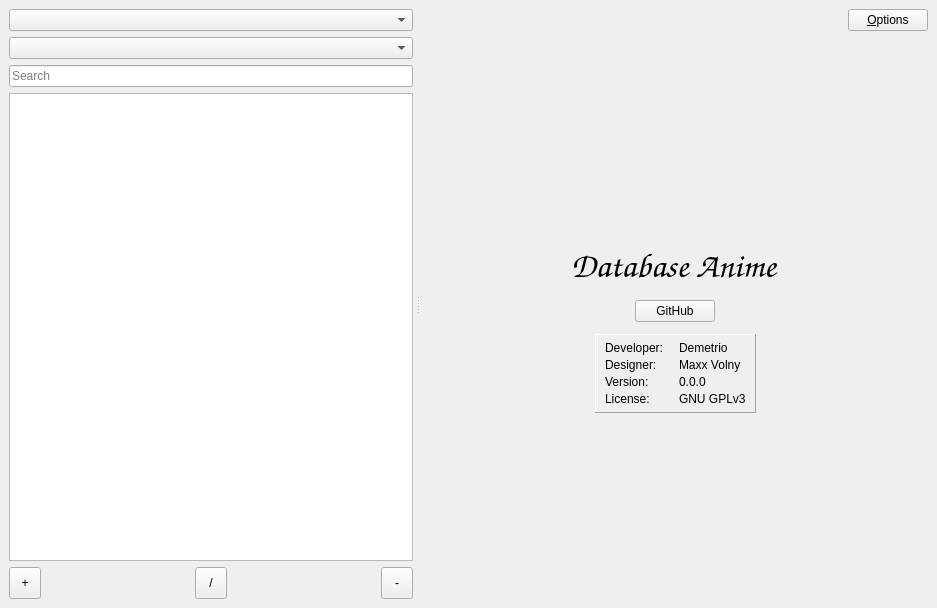
<?xml version="1.0" encoding="UTF-8"?>
<ui version="4.0">
 <class>MainWindow</class>
 <widget class="QMainWindow" name="MainWindow">
  <property name="geometry">
   <rect>
    <x>0</x>
    <y>0</y>
    <width>937</width>
    <height>608</height>
   </rect>
  </property>
  <property name="windowIcon">
   <iconset resource="resource.qrc">
    <normaloff>:/images/DBA_Icon.png</normaloff>:/images/DBA_Icon.png</iconset>
  </property>
  <property name="locale">
   <locale language="English" country="UnitedKingdom"/>
  </property>
  <property name="toolButtonStyle">
   <enum>Qt::ToolButtonIconOnly</enum>
  </property>
  <property name="tabShape">
   <enum>QTabWidget::Rounded</enum>
  </property>
  <property name="dockNestingEnabled">
   <bool>false</bool>
  </property>
  <property name="dockOptions">
   <set>QMainWindow::AnimatedDocks</set>
  </property>
  <widget class="QWidget" name="centralwidget">
   <layout class="QHBoxLayout" name="horizontalLayout">
    <item>
     <widget class="QSplitter" name="splitter">
      <property name="orientation">
       <enum>Qt::Horizontal</enum>
      </property>
      <property name="handleWidth">
       <number>9</number>
      </property>
      <widget class="QWidget" name="verticalLayoutWidget">
       <layout class="QVBoxLayout" name="verticalLayout_6">
        <property name="sizeConstraint">
         <enum>QLayout::SetDefaultConstraint</enum>
        </property>
        <item>
         <widget class="QComboBox" name="CB_Section">
          <property name="sizePolicy">
           <sizepolicy hsizetype="Preferred" vsizetype="Fixed">
            <horstretch>0</horstretch>
            <verstretch>0</verstretch>
           </sizepolicy>
          </property>
         </widget>
        </item>
        <item>
         <widget class="QComboBox" name="CB_Filter">
          <property name="sizePolicy">
           <sizepolicy hsizetype="Preferred" vsizetype="Fixed">
            <horstretch>0</horstretch>
            <verstretch>0</verstretch>
           </sizepolicy>
          </property>
         </widget>
        </item>
        <item>
         <widget class="QLineEdit" name="lineEdit_Search">
          <property name="sizePolicy">
           <sizepolicy hsizetype="Preferred" vsizetype="Fixed">
            <horstretch>0</horstretch>
            <verstretch>0</verstretch>
           </sizepolicy>
          </property>
          <property name="text">
           <string notr="true"/>
          </property>
          <property name="maxLength">
           <number>256</number>
          </property>
          <property name="frame">
           <bool>true</bool>
          </property>
          <property name="dragEnabled">
           <bool>true</bool>
          </property>
          <property name="placeholderText">
           <string>Search</string>
          </property>
          <property name="clearButtonEnabled">
           <bool>true</bool>
          </property>
         </widget>
        </item>
        <item>
         <widget class="QTreeView" name="TreeView_List">
          <attribute name="headerVisible">
           <bool>false</bool>
          </attribute>
         </widget>
        </item>
        <item>
         <layout class="QHBoxLayout" name="HLay_ToolBtn">
          <property name="sizeConstraint">
           <enum>QLayout::SetDefaultConstraint</enum>
          </property>
          <item>
           <widget class="QToolButton" name="TButton_Add">
            <property name="minimumSize">
             <size>
              <width>32</width>
              <height>32</height>
             </size>
            </property>
            <property name="toolTip">
             <string extracomment="Hint(toolTip) Button Add">Add</string>
            </property>
            <property name="text">
             <string notr="true" comment="Text on button add [unused]">+</string>
            </property>
            <property name="icon">
             <iconset resource="resource.qrc">
              <normaloff>:/images/list-add.png</normaloff>:/images/list-add.png</iconset>
            </property>
            <property name="shortcut">
             <string>Ctrl+A</string>
            </property>
           </widget>
          </item>
          <item>
           <spacer name="HSpacer_5">
            <property name="orientation">
             <enum>Qt::Horizontal</enum>
            </property>
            <property name="sizeType">
             <enum>QSizePolicy::Expanding</enum>
            </property>
            <property name="sizeHint" stdset="0">
             <size>
              <width>20</width>
              <height>20</height>
             </size>
            </property>
           </spacer>
          </item>
          <item>
           <widget class="QToolButton" name="TButton_Edit">
            <property name="minimumSize">
             <size>
              <width>32</width>
              <height>32</height>
             </size>
            </property>
            <property name="toolTip">
             <string extracomment="Hint(toolTip) Button Edit">Edit</string>
            </property>
            <property name="text">
             <string notr="true" comment="Text on button edit [unused]">/</string>
            </property>
            <property name="icon">
             <iconset resource="resource.qrc">
              <normaloff>:/images/edit.png</normaloff>:/images/edit.png</iconset>
            </property>
            <property name="shortcut">
             <string>Ctrl+E</string>
            </property>
           </widget>
          </item>
          <item>
           <spacer name="HSpacer_6">
            <property name="orientation">
             <enum>Qt::Horizontal</enum>
            </property>
            <property name="sizeType">
             <enum>QSizePolicy::Expanding</enum>
            </property>
            <property name="sizeHint" stdset="0">
             <size>
              <width>20</width>
              <height>20</height>
             </size>
            </property>
           </spacer>
          </item>
          <item>
           <widget class="QToolButton" name="TButton_Delete">
            <property name="minimumSize">
             <size>
              <width>32</width>
              <height>32</height>
             </size>
            </property>
            <property name="toolTip">
             <string extracomment="Hint(toolTip) Button Delete">Delete</string>
            </property>
            <property name="text">
             <string notr="true" comment="Text on button delete [unused]">-</string>
            </property>
            <property name="icon">
             <iconset resource="resource.qrc">
              <normaloff>:/images/list-remove.png</normaloff>:/images/list-remove.png</iconset>
            </property>
            <property name="shortcut">
             <string>Ctrl+D</string>
            </property>
           </widget>
          </item>
         </layout>
        </item>
       </layout>
      </widget>
      <widget class="QStackedWidget" name="stackedWidget">
       <property name="sizePolicy">
        <sizepolicy hsizetype="Preferred" vsizetype="Preferred">
         <horstretch>0</horstretch>
         <verstretch>0</verstretch>
        </sizepolicy>
       </property>
       <property name="baseSize">
        <size>
         <width>150</width>
         <height>0</height>
        </size>
       </property>
       <property name="styleSheet">
        <string notr="true"/>
       </property>
       <property name="frameShape">
        <enum>QFrame::NoFrame</enum>
       </property>
       <property name="currentIndex">
        <number>0</number>
       </property>
       <widget class="QWidget" name="StartPage">
        <layout class="QVBoxLayout" name="verticalLayout_2">
         <property name="leftMargin">
          <number>0</number>
         </property>
         <property name="topMargin">
          <number>0</number>
         </property>
         <property name="rightMargin">
          <number>0</number>
         </property>
         <property name="bottomMargin">
          <number>0</number>
         </property>
         <item>
          <layout class="QHBoxLayout" name="HLay_Options">
           <property name="sizeConstraint">
            <enum>QLayout::SetMinimumSize</enum>
           </property>
           <item>
            <spacer name="HSpacer_0">
             <property name="orientation">
              <enum>Qt::Horizontal</enum>
             </property>
             <property name="sizeType">
              <enum>QSizePolicy::MinimumExpanding</enum>
             </property>
             <property name="sizeHint" stdset="0">
              <size>
               <width>40</width>
               <height>20</height>
              </size>
             </property>
            </spacer>
           </item>
           <item>
            <widget class="QPushButton" name="PButton_Options">
             <property name="enabled">
              <bool>true</bool>
             </property>
             <property name="text">
              <string>&amp;Options</string>
             </property>
             <property name="icon">
              <iconset resource="resource.qrc">
               <normaloff>:/images/config.png</normaloff>:/images/config.png</iconset>
             </property>
             <property name="shortcut">
              <string>Ctrl+O</string>
             </property>
             <property name="checkable">
              <bool>false</bool>
             </property>
             <property name="default">
              <bool>false</bool>
             </property>
            </widget>
           </item>
          </layout>
         </item>
         <item>
          <spacer name="VSpacer_0">
           <property name="orientation">
            <enum>Qt::Vertical</enum>
           </property>
           <property name="sizeHint" stdset="0">
            <size>
             <width>20</width>
             <height>40</height>
            </size>
           </property>
          </spacer>
         </item>
         <item>
          <widget class="QLabel" name="Lbl_logo">
           <property name="enabled">
            <bool>true</bool>
           </property>
           <property name="autoFillBackground">
            <bool>false</bool>
           </property>
           <property name="styleSheet">
            <string notr="true"/>
           </property>
           <property name="frameShape">
            <enum>QFrame::NoFrame</enum>
           </property>
           <property name="frameShadow">
            <enum>QFrame::Plain</enum>
           </property>
           <property name="pixmap">
            <pixmap resource="resource.qrc">:/images/DBA_logo_m.png</pixmap>
           </property>
           <property name="alignment">
            <set>Qt::AlignCenter</set>
           </property>
          </widget>
         </item>
         <item>
          <layout class="QVBoxLayout" name="VLay_logoSvg">
           <property name="sizeConstraint">
            <enum>QLayout::SetDefaultConstraint</enum>
           </property>
           <property name="leftMargin">
            <number>160</number>
           </property>
           <property name="rightMargin">
            <number>160</number>
           </property>
          </layout>
         </item>
         <item alignment="Qt::AlignHCenter">
          <widget class="QLabel" name="lbl_AppTitle">
           <property name="font">
            <font>
             <family>Chancery URW</family>
             <pointsize>26</pointsize>
             <weight>50</weight>
             <italic>false</italic>
             <bold>false</bold>
             <stylestrategy>PreferAntialias</stylestrategy>
             <kerning>true</kerning>
            </font>
           </property>
           <property name="text">
            <string notr="true">Database Anime</string>
           </property>
          </widget>
         </item>
         <item>
          <layout class="QHBoxLayout" name="HLay_Links">
           <property name="spacing">
            <number>16</number>
           </property>
           <property name="leftMargin">
            <number>9</number>
           </property>
           <property name="topMargin">
            <number>6</number>
           </property>
           <property name="rightMargin">
            <number>9</number>
           </property>
           <property name="bottomMargin">
            <number>6</number>
           </property>
           <item>
            <spacer name="horizontalSpacer">
             <property name="orientation">
              <enum>Qt::Horizontal</enum>
             </property>
             <property name="sizeHint" stdset="0">
              <size>
               <width>40</width>
               <height>20</height>
              </size>
             </property>
            </spacer>
           </item>
           <item>
            <widget class="QPushButton" name="PBtn_url_github">
             <property name="sizePolicy">
              <sizepolicy hsizetype="Minimum" vsizetype="Fixed">
               <horstretch>0</horstretch>
               <verstretch>0</verstretch>
              </sizepolicy>
             </property>
             <property name="text">
              <string notr="true">GitHub</string>
             </property>
             <property name="icon">
              <iconset resource="resource.qrc">
               <normaloff>:/images/git.png</normaloff>:/images/git.png</iconset>
             </property>
            </widget>
           </item>
           <item>
            <spacer name="horizontalSpacer_2">
             <property name="orientation">
              <enum>Qt::Horizontal</enum>
             </property>
             <property name="sizeHint" stdset="0">
              <size>
               <width>40</width>
               <height>20</height>
              </size>
             </property>
            </spacer>
           </item>
          </layout>
         </item>
         <item>
          <layout class="QHBoxLayout" name="HLay_Info">
           <item>
            <spacer name="HSpacer_1">
             <property name="orientation">
              <enum>Qt::Horizontal</enum>
             </property>
             <property name="sizeType">
              <enum>QSizePolicy::MinimumExpanding</enum>
             </property>
             <property name="sizeHint" stdset="0">
              <size>
               <width>40</width>
               <height>20</height>
              </size>
             </property>
            </spacer>
           </item>
           <item>
            <widget class="QFrame" name="frame_AppInfo">
             <property name="frameShape">
              <enum>QFrame::Panel</enum>
             </property>
             <property name="frameShadow">
              <enum>QFrame::Raised</enum>
             </property>
             <layout class="QFormLayout" name="formLayout">
              <property name="fieldGrowthPolicy">
               <enum>QFormLayout::AllNonFixedFieldsGrow</enum>
              </property>
              <property name="horizontalSpacing">
               <number>16</number>
              </property>
              <property name="verticalSpacing">
               <number>3</number>
              </property>
              <property name="leftMargin">
               <number>9</number>
              </property>
              <property name="topMargin">
               <number>6</number>
              </property>
              <property name="rightMargin">
               <number>9</number>
              </property>
              <property name="bottomMargin">
               <number>6</number>
              </property>
              <item row="0" column="0">
               <widget class="QLabel" name="Lbl_TCoder">
                <property name="text">
                 <string>Developer:</string>
                </property>
               </widget>
              </item>
              <item row="0" column="1">
               <widget class="QLabel" name="Lbl_VCoder">
                <property name="text">
                 <string notr="true" extracomment="Label Value Coder">Demetrio</string>
                </property>
               </widget>
              </item>
              <item row="1" column="0">
               <widget class="QLabel" name="Lbl_TDesignAuthor">
                <property name="sizePolicy">
                 <sizepolicy hsizetype="Preferred" vsizetype="Preferred">
                  <horstretch>0</horstretch>
                  <verstretch>0</verstretch>
                 </sizepolicy>
                </property>
                <property name="text">
                 <string>Designer:</string>
                </property>
               </widget>
              </item>
              <item row="1" column="1">
               <widget class="QLabel" name="Lbl_VDesignAuthor">
                <property name="text">
                 <string extracomment="Label Value Design Author">Maxx Volny</string>
                </property>
               </widget>
              </item>
              <item row="2" column="0">
               <widget class="QLabel" name="Lbl_TVersion">
                <property name="text">
                 <string>Version:</string>
                </property>
               </widget>
              </item>
              <item row="2" column="1">
               <widget class="QLabel" name="Lbl_VVersion">
                <property name="text">
                 <string notr="true" extracomment="[unsed]">0.0.0</string>
                </property>
               </widget>
              </item>
              <item row="3" column="0">
               <widget class="QLabel" name="Lbl_TLicense">
                <property name="text">
                 <string>License:</string>
                </property>
               </widget>
              </item>
              <item row="3" column="1">
               <widget class="QLabel" name="Lbl_VLicense">
                <property name="toolTip">
                 <string notr="true"/>
                </property>
                <property name="text">
                 <string notr="true" extracomment="[unsed]">GNU GPLv3</string>
                </property>
               </widget>
              </item>
             </layout>
            </widget>
           </item>
           <item>
            <spacer name="HSpacer_2">
             <property name="orientation">
              <enum>Qt::Horizontal</enum>
             </property>
             <property name="sizeType">
              <enum>QSizePolicy::MinimumExpanding</enum>
             </property>
             <property name="sizeHint" stdset="0">
              <size>
               <width>40</width>
               <height>20</height>
              </size>
             </property>
            </spacer>
           </item>
          </layout>
         </item>
         <item>
          <spacer name="VSpacer_1">
           <property name="orientation">
            <enum>Qt::Vertical</enum>
           </property>
           <property name="sizeHint" stdset="0">
            <size>
             <width>20</width>
             <height>80</height>
            </size>
           </property>
          </spacer>
         </item>
        </layout>
       </widget>
       <widget class="QWidget" name="WatchItem">
        <layout class="QVBoxLayout" name="verticalLayout_4">
         <property name="leftMargin">
          <number>0</number>
         </property>
         <property name="topMargin">
          <number>0</number>
         </property>
         <property name="rightMargin">
          <number>0</number>
         </property>
         <property name="bottomMargin">
          <number>0</number>
         </property>
         <item>
          <layout class="QVBoxLayout" name="VLay_WatchedSeriesBars">
           <property name="topMargin">
            <number>0</number>
           </property>
           <property name="bottomMargin">
            <number>0</number>
           </property>
           <item>
            <layout class="QHBoxLayout" name="HLay_WBRow0"/>
           </item>
           <item>
            <layout class="QHBoxLayout" name="HLay_WBRow1"/>
           </item>
           <item>
            <layout class="QHBoxLayout" name="HLay_WBRow2"/>
           </item>
          </layout>
         </item>
         <item>
          <layout class="QHBoxLayout" name="HLay_AnimeInfo">
           <property name="spacing">
            <number>0</number>
           </property>
           <item>
            <layout class="QVBoxLayout" name="VLay_AnimeDescrFull">
             <property name="sizeConstraint">
              <enum>QLayout::SetMaximumSize</enum>
             </property>
            </layout>
           </item>
           <item>
            <layout class="QVBoxLayout" name="VLay_Cover">
             <property name="spacing">
              <number>6</number>
             </property>
             <property name="topMargin">
              <number>0</number>
             </property>
             <property name="rightMargin">
              <number>0</number>
             </property>
             <item>
              <widget class="StackWgt_MouseHideOver" name="StackWgt_CoverOrDir">
               <property name="sizePolicy">
                <sizepolicy hsizetype="Fixed" vsizetype="Expanding">
                 <horstretch>0</horstretch>
                 <verstretch>0</verstretch>
                </sizepolicy>
               </property>
               <property name="minimumSize">
                <size>
                 <width>290</width>
                 <height>420</height>
                </size>
               </property>
               <property name="maximumSize">
                <size>
                 <width>380</width>
                 <height>16777215</height>
                </size>
               </property>
               <property name="sizeIncrement">
                <size>
                 <width>1</width>
                 <height>3</height>
                </size>
               </property>
               <property name="currentIndex">
                <number>0</number>
               </property>
               <widget class="QWidget" name="cover">
                <layout class="QVBoxLayout" name="verticalLayout_3">
                 <property name="leftMargin">
                  <number>6</number>
                 </property>
                 <property name="topMargin">
                  <number>0</number>
                 </property>
                 <property name="rightMargin">
                  <number>0</number>
                 </property>
                 <property name="bottomMargin">
                  <number>0</number>
                 </property>
                 <item>
                  <widget class="QLabel" name="Lbl_ImageCover">
                   <property name="sizePolicy">
                    <sizepolicy hsizetype="Preferred" vsizetype="Expanding">
                     <horstretch>1</horstretch>
                     <verstretch>3</verstretch>
                    </sizepolicy>
                   </property>
                   <property name="minimumSize">
                    <size>
                     <width>290</width>
                     <height>420</height>
                    </size>
                   </property>
                   <property name="maximumSize">
                    <size>
                     <width>380</width>
                     <height>16777215</height>
                    </size>
                   </property>
                   <property name="sizeIncrement">
                    <size>
                     <width>0</width>
                     <height>0</height>
                    </size>
                   </property>
                   <property name="baseSize">
                    <size>
                     <width>0</width>
                     <height>0</height>
                    </size>
                   </property>
                   <property name="frameShape">
                    <enum>QFrame::Panel</enum>
                   </property>
                   <property name="frameShadow">
                    <enum>QFrame::Sunken</enum>
                   </property>
                   <property name="text">
                    <string notr="true"/>
                   </property>
                   <property name="pixmap">
                    <pixmap resource="resource.qrc">:/images/NoImage.png</pixmap>
                   </property>
                   <property name="scaledContents">
                    <bool>true</bool>
                   </property>
                  </widget>
                 </item>
                </layout>
               </widget>
               <widget class="QWidget" name="dir">
                <layout class="QVBoxLayout" name="verticalLayout_5">
                 <property name="spacing">
                  <number>0</number>
                 </property>
                 <property name="leftMargin">
                  <number>6</number>
                 </property>
                 <property name="topMargin">
                  <number>0</number>
                 </property>
                 <property name="rightMargin">
                  <number>0</number>
                 </property>
                 <property name="bottomMargin">
                  <number>0</number>
                 </property>
                 <item>
                  <widget class="QTreeView" name="TreeView_Dir">
                   <property name="sizePolicy">
                    <sizepolicy hsizetype="Preferred" vsizetype="Expanding">
                     <horstretch>0</horstretch>
                     <verstretch>0</verstretch>
                    </sizepolicy>
                   </property>
                   <property name="headerHidden">
                    <bool>true</bool>
                   </property>
                  </widget>
                 </item>
                </layout>
               </widget>
              </widget>
             </item>
             <item>
              <layout class="QVBoxLayout" name="VLay_BtnPlay">
               <property name="spacing">
                <number>6</number>
               </property>
               <property name="topMargin">
                <number>0</number>
               </property>
              </layout>
             </item>
            </layout>
           </item>
          </layout>
         </item>
        </layout>
       </widget>
      </widget>
     </widget>
    </item>
   </layout>
  </widget>
 </widget>
 <customwidgets>
  <customwidget>
   <class>StackWgt_MouseHideOver</class>
   <extends>QStackedWidget</extends>
   <header>widgets/stackwgt_mousehideover.h</header>
   <container>1</container>
  </customwidget>
 </customwidgets>
 <resources>
  <include location="resource.qrc"/>
 </resources>
 <connections/>
</ui>
